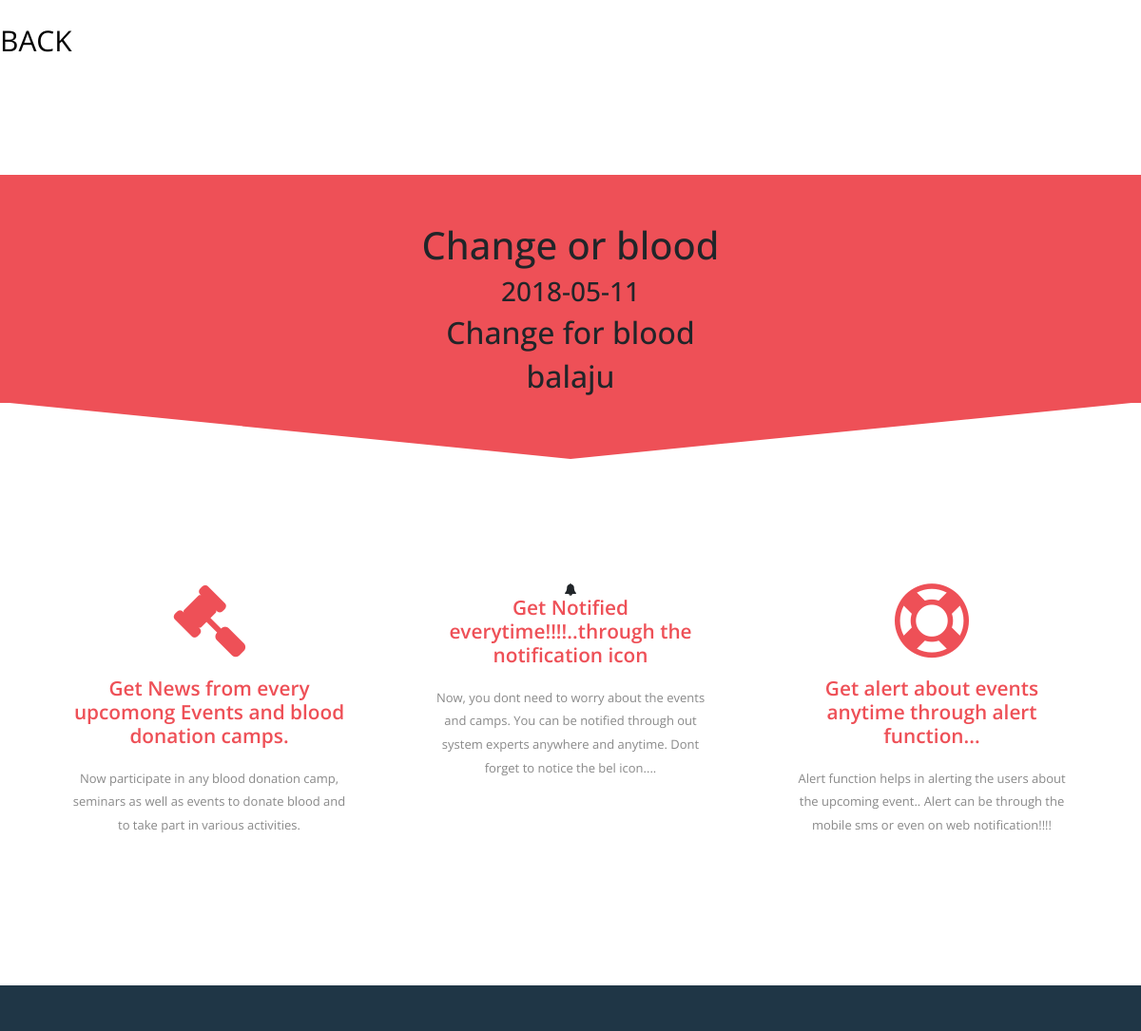
Screenshot of /admin/view.php?id=1 with the database file from the repository.
### tables this page shows
CREATE TABLE IF NOT EXISTS `notifications` (
`id` int(20) NOT NULL,
  `name` varchar(20) NOT NULL,
  `date1` varchar(20) NOT NULL,
  `event` varchar(20) NOT NULL,
  `location` varchar(20) NOT NULL,
  `status` varchar(20) NOT NULL,
  `date` date NOT NULL
);

### admin/view.php (the view, shortened to what this page needs)
<a href="../userdashboard.php" style="color:black;font-size:30px;font-type:bold;">BACK</a>
<!DOCTYPE html>
<html lang="en">
<head>
    <link rel="stylesheet" href="font-awesome-4.7.0/css/font-awesome.min.css">
    <link rel="stylesheet" href="css/bootstrap.min.css">
    <link rel="stylesheet" type="text/css" href="slick/slick.css"/>
    <link rel="stylesheet" type="text/css" href="slick/slick-theme.css"/>
    <link rel="stylesheet" type="text/css" href="css/datepicker.css"/>
    <link rel="stylesheet" href="css/tooplate-style.css">
</head>
<body>
    <div class="tm-main-content" id="top">
        <div class="tm-top-bar-bg"></div>
        <div class="tm-section-2">
            <div class="container">
                <div class="row">
                    <div class="col text-center">
                        <?php
                        class show{
                            public $host="localhost";
                            public $user="root";
                            public $pass="";
                            public $db="bloodmanagement";
                            public $con;
                            public function __construct(){
                                $this->con=new mysqli($this->host,$this->user,$this->pass,$this->db);
                            }
                            public function view(){
                                $id=$_GET['id'];
                                $sql="select * from notifications where id='$id'";
                                $res=$this->con->query($sql);
                                if($res){
                                    while($row = mysqli_fetch_array($res)){
                                        echo "<h1>".$row["name"]."</h1>";
                                        echo "<h3>".$row["date1"]."</h3>";
                                        echo "<h2>".$row["event"]."</h2>";
                                        echo "<h2>".$row["location"]."</h2>";
                                    }
                                }
                            }
                        }
                        $obj=new show;
                        $obj->view();
                        ?>
                    </div>
                </div>
            </div>
        </div>
        <div class="tm-section tm-position-relative">
            <svg xmlns="http://www.w3.org/2000/svg" viewBox="0 0 100 100" preserveAspectRatio="none" class="tm-section-down-arrow">
                <polygon fill="#ee5057" points="0,0  100,0  50,60"></polygon>
            </svg>
            <div class="container tm-pt-5 tm-pb-4">
                <div class="row text-center">
                    <article class="col-sm-12 col-md-4 col-lg-4 col-xl-4 tm-article">
                        <i class="fa tm-fa-6x fa-legal tm-color-primary tm-margin-b-20"></i>
                        <h3 class="tm-color-primary tm-article-title-1">Get News from every upcomong Events and blood donation camps.</h3>
                        <p>Now participate in any blood donation camp, seminars as well as events to donate blood
                            and to take part in various activities.</p>
                        </article>
                        <article class="col-sm-12 col-md-4 col-lg-4 col-xl-4 tm-article">
                            <i class="fa fa-fw fa-bell"></i>
                            <h3 class="tm-color-primary tm-article-title-1">Get Notified everytime!!!!..through the notification icon</h3>
                            <p>Now, you dont need to worry about the events and camps. You can be notified through out system experts anywhere and
                                anytime. Dont forget to notice the bel icon....</p>
                            </article>
                            <article class="col-sm-12 col-md-4 col-lg-4 col-xl-4 tm-article">
                                <i class="fa tm-fa-6x fa-life-saver tm-color-primary tm-margin-b-20"></i>
                                <h3 class="tm-color-primary tm-article-title-1">Get alert about events anytime through alert function...</h3>
                                <p>Alert function helps in alerting the users about the upcoming event..
                                    Alert can be through the mobile sms or even on web notification!!!!</p>
                                </article>
                            </div>
                        </div>
                    </div>
                    <footer class="tm-bg-dark-blue">
                        <div class="container">
                            <div class="row">
                                <p class="col-sm-12 text-center tm-font-light tm-color-white p-4 tm-margin-b-0">
                                   <a href="https://www.facebook.com/tooplate" class="tm-color-primary tm-font-normal" target="_parent"></a></p>
                               </div>
                           </div>
                       </footer>
                   </div>
               </body>
               </html>

### admin/css/tooplate-style.css (style rules this page uses)
body { font-family: 'Open Sans', Helvetica, Arial, sans-serif; font-size: 13px; font-weight: 400; overflow-x: hidden; }
a, button { transition: all 0.3s ease; }
.tm-position-relative { position: relative; }
.tm-fa-6x { font-size: 6em; }
.tm-margin-b-0 { margin-bottom: 0; }
.tm-margin-b-20 { margin-bottom: 20px; }
.tm-color-white { color: white; }
.tm-color-primary { color: #ee5057; }
.tm-bg-dark-blue { background: #1f3646; }
.tm-font-light { font-weight: 300; }
p { color: #898989; line-height: 1.9; }
.tm-top-bar-bg { height: 119px; }
.tm-section { min-height: 515px; }
.tm-section-down-arrow { position: absolute; top: -1px; width: 100%; height: 100px; }
.tm-pt-5 { padding-top: 150px; }
.tm-pb-4 { padding-bottom: 100px; }
.tm-section-2 { background: #ee5057; padding-top: 50px; position: relative; }
.tm-article { padding: 40px; transition: all 0.3s ease; }
.tm-article-title-1 { font-size: 1.3rem; font-weight: 600; margin-bottom: 20px; }

### rows the page displays
notifications: name "Change or blood", date1 "2018-05-11", event "Change for blood", location "balaju"
